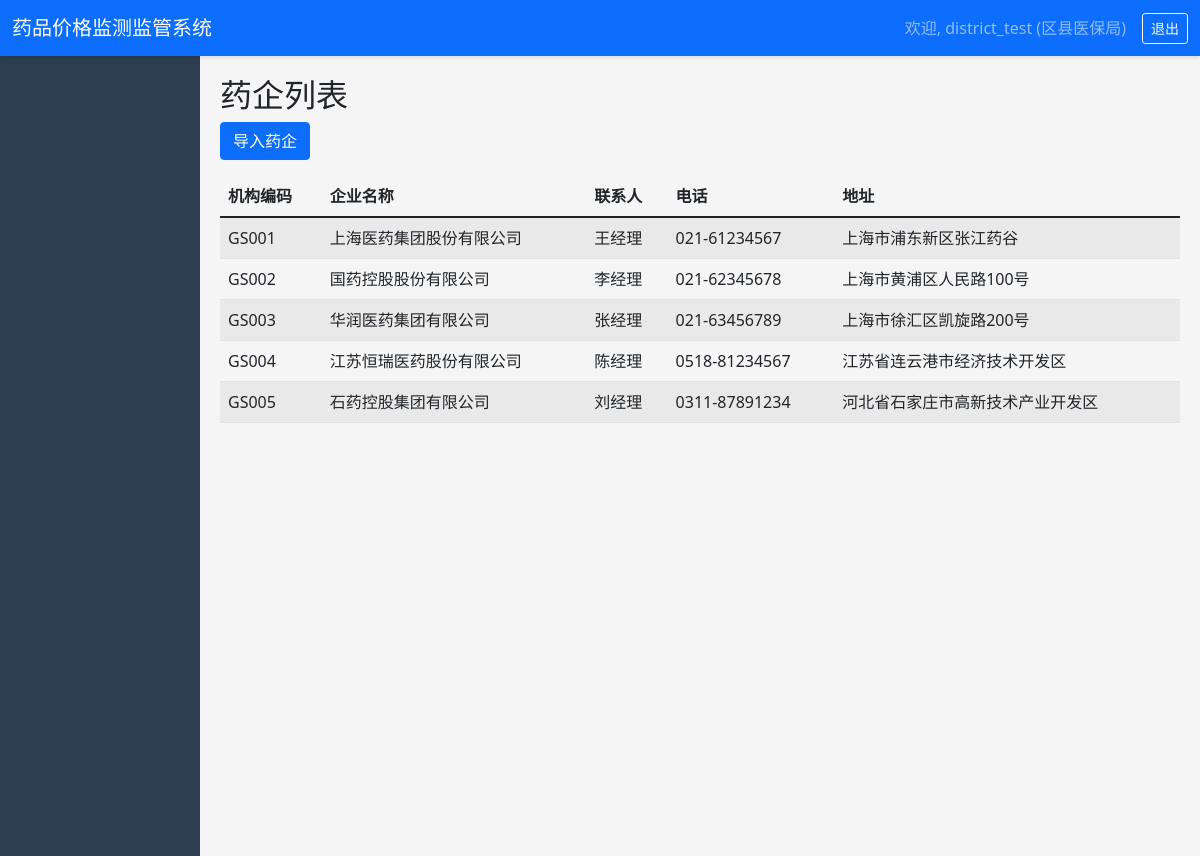
/companies/ (signed in), run on the app's committed database.
### core/models.py (models this page shows, shortened)
class User(AbstractUser):
    USER_TYPE_CHOICES = [
        ('admin', '系统管理员'),
        ('supervisor', '药事所监督科'),
        ('drug_section', '药事所药品科'),
        ('pharmacy', '药店'),
        ('company', '药企'),
        ('district', '区县医保局'),
    ]
    user_type = models.CharField(max_length=20, choices=USER_TYPE_CHOICES, verbose_name='用户类型')
    phone = models.CharField(max_length=20, blank=True, verbose_name='联系电话')
    department = models.ForeignKey('Department', on_delete=models.SET_NULL, null=True, blank=True, related_name='users')
    organization = models.CharField(max_length=200, blank=True, verbose_name='所属机构')
    medical_insurance_code = models.CharField(max_length=50, blank=True, verbose_name='医保编码')
    class Meta:
        verbose_name = '用户'
        verbose_name_plural = '用户'

class PharmaceuticalCompany(models.Model):
    company_code = models.CharField(max_length=50, unique=True, verbose_name='机构编码')
    company_name = models.CharField(max_length=200, verbose_name='企业名称')
    contact_person = models.CharField(max_length=100, blank=True, verbose_name='联系人')
    phone = models.CharField(max_length=20, blank=True, verbose_name='电话')
    address = models.CharField(max_length=300, blank=True, verbose_name='地址')
    created_at = models.DateTimeField(auto_now_add=True)
    class Meta:
        verbose_name = '药企'
        verbose_name_plural = '药企'

### core/views.py (the view)
# urls.py: path('companies/', v.company_list, name='company_list'),
@login_required
def company_list(request):
    companies = PharmaceuticalCompany.objects.all()
    return render(request, 'core/drug/company_list.html', {'page_obj': companies})

### templates/core/drug/company_list.html (shortened to what this page needs)
{% extends 'core/base.html' %}
{% block content %}
<h2>药企列表</h2>
<a href="{% url 'company_import' %}" class="btn btn-primary mb-3">导入药企</a>
<table class="table table-striped">
    <thead>
        <tr>
            <th>机构编码</th>
            <th>企业名称</th>
            <th>联系人</th>
            <th>电话</th>
            <th>地址</th>
        </tr>
    </thead>
    <tbody>
        {% for c in page_obj %}
        <tr>
            <td>{{ c.company_code }}</td>
            <td>{{ c.company_name }}</td>
            <td>{{ c.contact_person|default:'-' }}</td>
            <td>{{ c.phone|default:'-' }}</td>
            <td>{{ c.address|default:'-' }}</td>
        </tr>
        {% empty %}
        <tr><td colspan="5" class="text-center">暂无数据</td></tr>
        {% endfor %}
    </tbody>
</table>
{% endblock %}

### templates/core/base.html (shortened to what this page needs)
<!DOCTYPE html>
<html lang="zh-CN">
<head>
    <link href="https://cdn.jsdelivr.net/npm/bootstrap@5.1.3/dist/css/bootstrap.min.css" rel="stylesheet">
</head>
<body>
    {% if user.is_authenticated %}
    <nav class="navbar navbar-expand-lg navbar-dark bg-primary">
        <div class="container-fluid">
            <a class="navbar-brand" href="{% url 'dashboard' %}">药品价格监测监管系统</a>
            <div class="collapse navbar-collapse">
                <span class="navbar-text me-3">
                    欢迎, {{ user.username }} ({{ user.get_user_type_display }})
                </span>
                <a href="{% url 'logout' %}" class="btn btn-sm btn-outline-light">退出</a>
            </div>
        </div>
    </nav>
    <div class="container-fluid">
        <div class="row">
            <div class="col-md-2 sidebar p-0">
            </div>
            <div class="col-md-10 content">
                {% block content %}{% endblock %}
            </div>
        </div>
    </div>
    {% else %}
    {% block login_content %}{% endblock %}
    {% endif %}
</body>
</html>

### templates/core/base.html (style rules this page uses)
body { background-color: #f5f5f5; }
.sidebar { min-height: 100vh; background: #2c3e50; color: white; }
.content { padding: 20px; }
.navbar { box-shadow: 0 2px 4px rgba(0,0,0,0.1); }

### data on the page
User: username "district_test", user_type "区县医保局"
PharmaceuticalCompany: company_code "GS001", company_name "上海医药集团股份有限公司", contact_person "王经理", phone "021-61234567", address "上海市浦东新区张江药谷"
PharmaceuticalCompany: company_code "GS002", company_name "国药控股股份有限公司", contact_person "李经理", phone "021-62345678", address "上海市黄浦区人民路100号"
PharmaceuticalCompany: company_code "GS003", company_name "华润医药集团有限公司", contact_person "张经理", phone "021-63456789", address "上海市徐汇区凯旋路200号"
PharmaceuticalCompany: company_code "GS004", company_name "江苏恒瑞医药股份有限公司", contact_person "陈经理", phone "0518-81234567", address "江苏省连云港市经济技术开发区"
PharmaceuticalCompany: company_code "GS005", company_name "石药控股集团有限公司", contact_person "刘经理", phone "0311-87891234", address "河北省石家庄市高新技术产业开发区"
